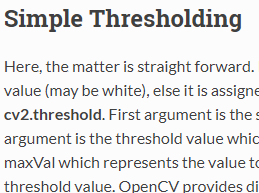
#> input picture AskItLoudOpenCV/20/black_white.png, 259 x 193 px
$ python simple_thresold_opencv_python.py
#> lines starting #> are read from the running program, lines starting #| are printed output that depends on the picture
import cv2

img = cv2.imread("black_white.png",0)
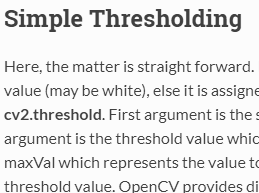
#> img: shape (193, 259); min 64, max 252, mean 229.2
# img = cv2.resize(img,(300,300))


_,th1 = cv2.threshold(img,200,255,cv2.THRESH_BINARY)
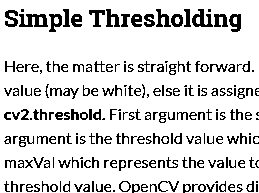
#> th1: shape (193, 259); 85% white; black in thin lines or dots
_,th2 = cv2.threshold(img,200,255,cv2.THRESH_BINARY_INV)
#> th2: shape (193, 259); 15% white in thin lines or dots
_,th3 = cv2.threshold(img,250,255,cv2.THRESH_TRUNC)
_,th4 = cv2.threshold(img,180,255,cv2.THRESH_TOZERO)
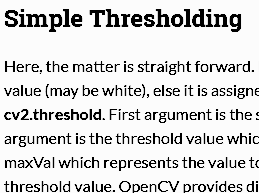
#> th4: shape (193, 259); min 0, max 252, mean 216.3
_,th5 = cv2.threshold(img,180,255,cv2.THRESH_TOZERO_INV)
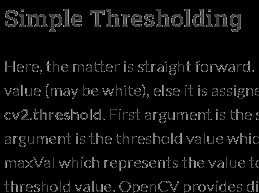
#> th5: shape (193, 259); min 0, max 180, mean 12.9


while True:
    cv2.imshow("original", img)
    cv2.imshow("th1", th1)
    cv2.imshow("th2", th2)
    cv2.imshow("th3", th3)
    cv2.imshow("th4", th4)
    cv2.imshow("th5", th5)
    k = cv2.waitKey(0)
#> (key Esc is pressed here)
    if k == 27:
	    break

cv2.destroyAllWindows()
